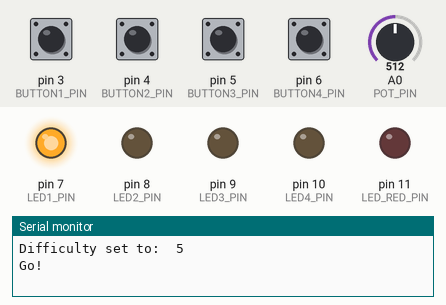
Simulated run of this sketch. Board: Arduino Uno, built with avr-gcc and run on an emulated ATmega328P. Parts: output pins drawn as LEDs (lit = HIGH), the last lines printed to the serial monitor. The inputs (shaded band) are chosen by the test bench; at power-on: pin 3 (BUTTON1_PIN) HIGH, pin 4 (BUTTON2_PIN), pin 5 (BUTTON3_PIN), pin 6 (BUTTON4_PIN) LOW, A0 (POT_PIN) = 512.

Above: at 1.2 s.
1.3 s: pin 4 (BUTTON2_PIN) pulled HIGH for 0.15 s
At 2.28 s:
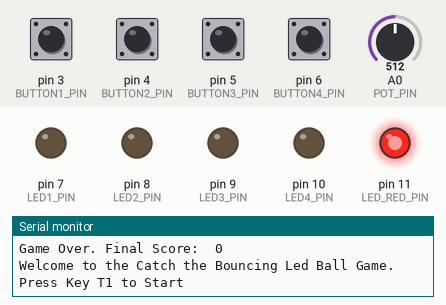
4.3 s: pin 3 (BUTTON1_PIN) pulled LOW for 0.15 s
At 6.1 s:
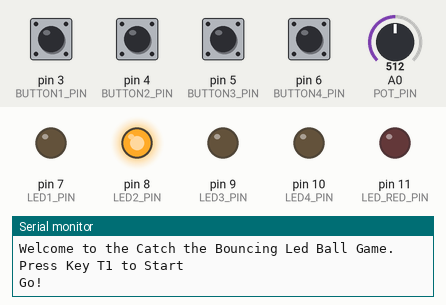
7.4 s: pin 5 (BUTTON3_PIN) pulled HIGH for 0.15 s
At 7.8 s:
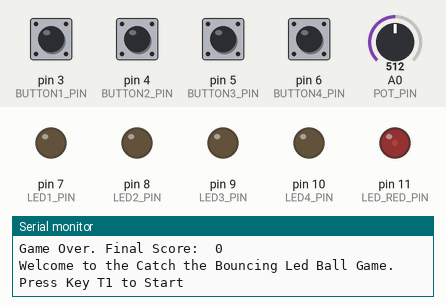
10.5 s: pin 3 (BUTTON1_PIN) pulled LOW for 1 s
At 13.9 s:
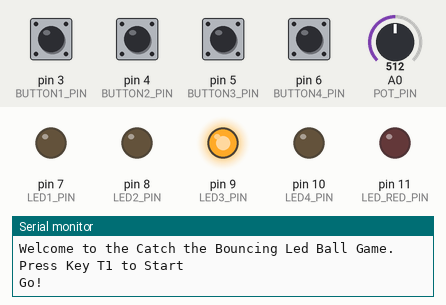
14.5 s: pin 6 (BUTTON4_PIN) pulled HIGH for 0.15 s
At 15.9 s:
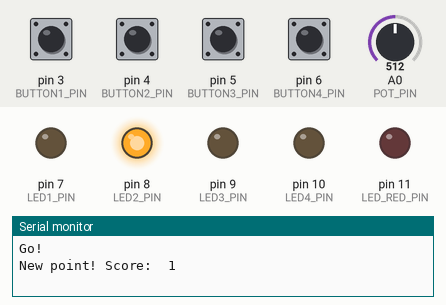
16.1 s: pin 5 (BUTTON3_PIN) pulled HIGH for 1 s
At 16.76 s:
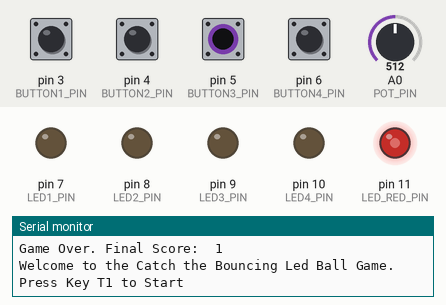
Timing chart, 0 to 20.3 s (numbered marks = the images above; inputs shaded):
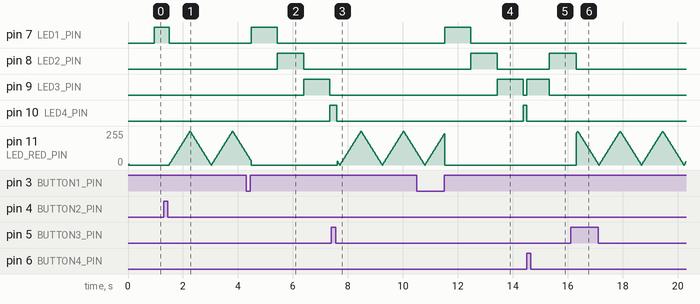

The sketch:

ProgettoIoT-1.ino
```cpp
#include "game_logics.h"
#include "board.h"

void setup() {
  Serial.begin(9600);
  boardSetup();
  Serial.println("Welcome to the Catch the Bouncing Led Ball Game. Press Key T1 to Start");
  gameState = GAME_WAITING;
}

void loop() {
  switch (gameState) {
  case GAME_WAITING:
    gameWaiting();
    break;
  case GAME_RUNNING:
    gameRunning();
    break;
  case GAME_OVER:
    gameOver();
    break;
  }
  checkButtonsPressed();
}
```

board.cpp
```cpp
#include "board.h"

short unsigned int brightness = 0;
short unsigned int fadeAmount = 5;

short unsigned int ledPin[] = {LED1_PIN, LED2_PIN, LED3_PIN, LED4_PIN};
short unsigned int buttonsPins [] = {BUTTON1_PIN, BUTTON2_PIN, BUTTON3_PIN, BUTTON4_PIN};

short unsigned int buttonsStates [] = {false, false, false, false};
short unsigned int buttonsCurrentStates [] = {LOW, LOW, LOW, LOW};
short unsigned int buttonsLastStates [] = {LOW, LOW, LOW, LOW};


void boardSetup(){
  for(int i = 0; i < 4; i++) {
    pinMode(ledPin[i], OUTPUT);
  }
  pinMode(buttonsPins[0], INPUT_PULLUP);
}

void checkButtonsPressed() {
  for(int i = 0; i < 4; i++) {
    buttonsCurrentStates[i] = digitalRead(buttonsPins[i]);
    if(buttonsLastStates[i] == LOW && buttonsCurrentStates[i] == HIGH) {
      buttonsStates[i] = true;
    } else {
      buttonsStates[i] = false;
    }
    buttonsLastStates[i] = buttonsCurrentStates[i];
  }
}

unsigned short int readDifficultyLevel() {
  return (unsigned short int)(analogRead(POT_PIN) / 128) + 1;
}

void pulsingLed(int ledPin) {
  analogWrite(ledPin, brightness);
  // Change the brightness for the next time
  brightness += fadeAmount;
  // Reverse the direction of the fading at the ends of the fade
  if (brightness <= 0 || brightness >= 255) {
    fadeAmount = -fadeAmount;
  }
  delay(15);
}

void pinInterrupt(void) {
}

void enterSleep(void) {
  digitalWrite(LED_RED_PIN, LOW);
  set_sleep_mode(SLEEP_MODE_PWR_DOWN);
  sleep_enable();
  attachInterrupt(digitalPinToInterrupt(BUTTON1_PIN), pinInterrupt, FALLING);

  sleep_mode();
  /* Il programma riprende qui. */
  sleep_disable();
  detachInterrupt(digitalPinToInterrupt(BUTTON1_PIN));

}

bool getButtonState (int i) {
  return buttonsStates[i];
}

bool isSomeButtonPressed(){
  for(int i = 0; i < 4; i++){
    if(buttonsStates[i]){
      return true;
    }
  }
  return false;
}

void setLedState(unsigned short int ledNumber, unsigned short int value) {
  digitalWrite(ledPin[ledNumber], value);
}

void clearAllLed() {
  for(int i = 0; i < 4; i++) {
    setLedState(i, LOW);
  }
}
```

board.h
```cpp
#include <avr/sleep.h>
#include <avr/power.h>
#include "Arduino.h"

#define BUTTON1_PIN 3
#define BUTTON2_PIN 4
#define BUTTON3_PIN 5
#define BUTTON4_PIN 6
#define LED1_PIN 7
#define LED2_PIN 8
#define LED3_PIN 9
#define LED4_PIN 10
#define LED_RED_PIN 11
#define POT_PIN A0

void boardSetup();

void checkButtonsPressed();

unsigned short int readDifficultyLevel();

void pulsingLed(int ledPin);

void pinInterrupt(void);

void enterSleep(void);

bool getButtonState(int i);

bool isSomeButtonPressed();

void setLedState(unsigned short int ledPin, unsigned short int value);

void clearAllLed();
```

game_logics.cpp
```cpp
#include "game_logics.h"

short unsigned int gameState;
short unsigned int difficultyLevel = 1;

short unsigned int score = 0;
short unsigned int level = 1;

long int sleepTime = 0;
long int prevTime = 0;
long int timeStep = 0;

short unsigned int ballPos = 1;
short unsigned int step = -1;

void gameOver() {
  Serial.print("Game Over. Final Score:\t");
  Serial.println(score);
  delay(200);
  resetGame();
  Serial.println("Welcome to the Catch the Bouncing Led Ball Game. Press Key T1 to Start");
  gameState = GAME_WAITING;
}

void gameWaiting() {
  pulsingLed(LED_RED_PIN);
  setDifficultyLevel();
  if(isPlayerReady()) {
    gameState = GAME_RUNNING;
    Serial.println("Go!");
    digitalWrite(LED_RED_PIN, LOW);
    sleepTime = 0;
    prevTime = 0;
    elaborateDifficulty();
  }
  checkSleepMode();
}

void gameRunning() {
  moveBall();
  if(isSomeButtonPressed()) {
    if(isBallCatched()){
      goToNextLevel();
      prevTime = timeStep;
    } else {
      gameState = GAME_OVER;
    }
  }
}

void moveBall() {
  if(millis() - prevTime >= timeStep){
    setLedState(ballPos, LOW);
    ballPos += step;
    if (ballPos <= 0 || ballPos >= 3) {
      step = -step;
    }
    setLedState(ballPos, HIGH);

    prevTime = millis();
  }
}

bool isBallCatched() {
  return getButtonState(ballPos);
}

void goToNextLevel() {
  level++;
  score++;
  Serial.print("New point! Score:\t");
  Serial.println(score);
  elaborateDifficulty();
}

void elaborateDifficulty(){
  timeStep = 3000 * exp(-((double)difficultyLevel/5) -((double)level/7)); // a * exp[-(x/b) -(y/c)]
}

bool isPlayerReady() {
  return getButtonState(0);
}

void setDifficultyLevel() {
  short unsigned int tmpDiffLvl = readDifficultyLevel();
  if(difficultyLevel != tmpDiffLvl) {
    difficultyLevel = tmpDiffLvl;
    sleepTime = 0;
    Serial.print("Difficulty set to:\t");
    Serial.println(difficultyLevel);
  }
}

void checkSleepMode() {
  if(sleepTime == 0) {
    sleepTime = millis();
  } else if(millis() - sleepTime >= 10000){
    enterSleep();
    sleepTime = 0;
  }
  if(isSomeButtonPressed()){
    sleepTime = 0;
  }
}

void resetGame() {
  score = 0;
  level = 1;
  sleepTime = 0;
  prevTime = 0;
  timeStep = 0;
  ballPos = 1;
  step = -1;
  clearAllLed();
}
```

game_logics.h
```cpp
#include <math.h>
#include "Arduino.h"
#include "board.h"

#define GAME_WAITING 1
#define GAME_RUNNING 2
#define GAME_OVER 3

extern short unsigned int gameState;

void gameWaiting();

void gameRunning();

void gameOver();

bool isPlayerReady();

void setDifficultyLevel();

void checkSleepMode();

void moveBall();

bool isBallCatched();

void goToNextLevel();

void elaborateDifficulty();

void resetGame();
```

Measured:
- after the input at 1.3 s, pin 7 (LED1_PIN): HIGH → LOW after 0.20 s instead of 0.61 s; pin 8 (LED2_PIN): stays LOW (without the input it goes to HIGH after 0.61 s)
- after the input at 4.3 s, pin 7 (LED1_PIN): LOW → HIGH after 0.18 s, → LOW 0.95 s later; pin 8 (LED2_PIN): LOW → HIGH after 1.1 s, → LOW 0.96 s later; pin 9 (LED3_PIN): LOW → HIGH after 2.1 s, → LOW 0.96 s later; pin 10 (LED4_PIN): LOW → HIGH after 3.0 s
- after the input at 7.4 s, pin 7 (LED1_PIN): stays LOW (without the input it goes to HIGH after 2.8 s); pin 8 (LED2_PIN): stays LOW (without the input it goes to HIGH after 1.9 s)
- after the input at 10.5 s, pin 7 (LED1_PIN): LOW → HIGH after 1.0 s, → LOW 0.95 s later; pin 8 (LED2_PIN): LOW → HIGH after 2.0 s, → LOW 0.96 s later; pin 9 (LED3_PIN): LOW → HIGH after 2.9 s, → LOW 0.96 s later; pin 10 (LED4_PIN): LOW → HIGH after 3.9 s
- after the input at 14.5 s, pin 8 (LED2_PIN): LOW → HIGH after 0.83 s; pin 9 (LED3_PIN): LOW → HIGH after 0.00 s instead of 0.84 s; pin 10 (LED4_PIN): HIGH → LOW after 0.00 s instead of 0.84 s
- after the input at 16.1 s, pin 7 (LED1_PIN): stays LOW (without the input it goes to HIGH after 0.06 s); pin 9 (LED3_PIN): stays LOW (without the input it goes to HIGH after 1.7 s)
